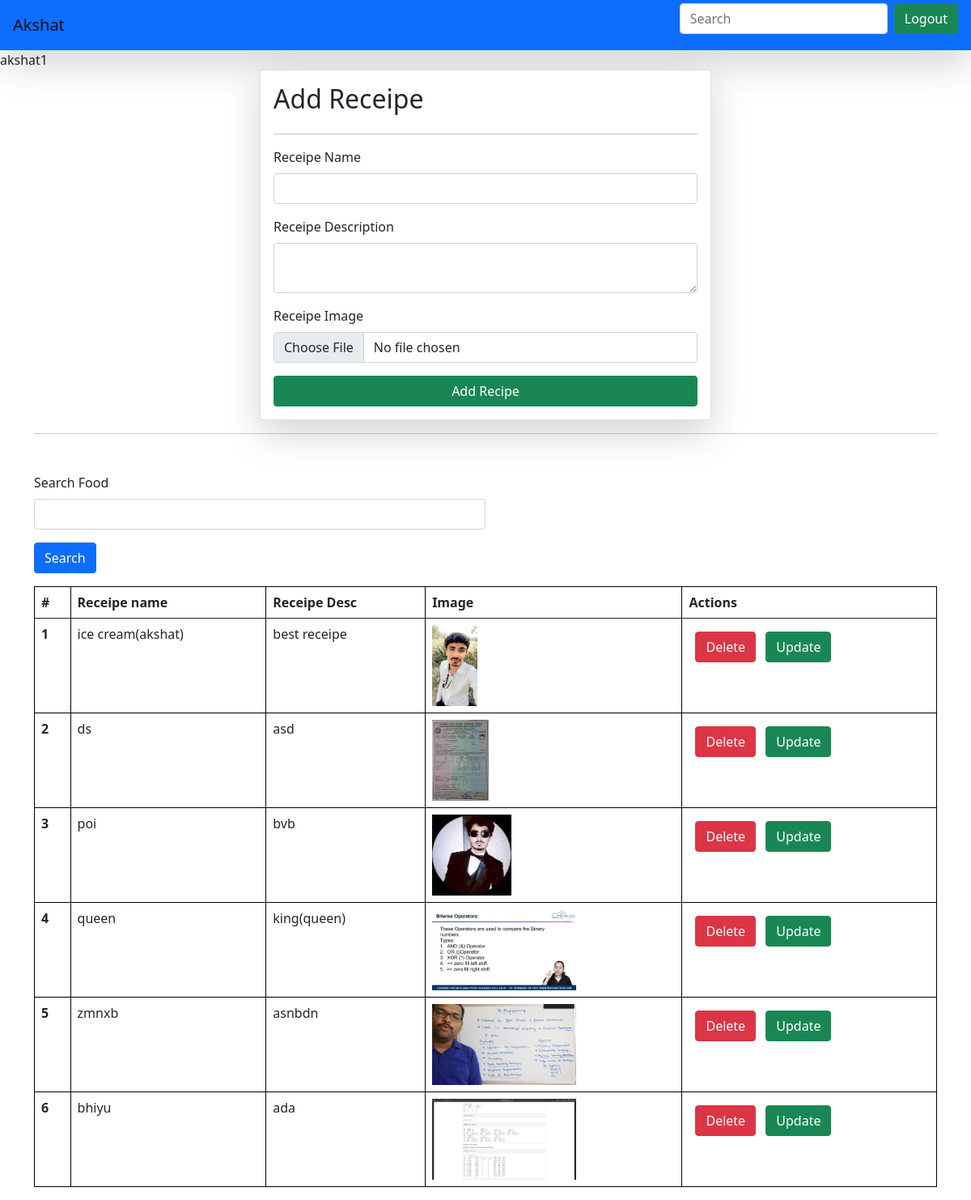
The page /receipes/ (signed in) on the database its author committed.
### vege/models.py (models this page shows)
class Receipe(models.Model):
    user = models.ForeignKey(User , on_delete=models.SET_NULL , null = True , blank=True)
    receipe_name = models.CharField(max_length=100)
    receipe_description = models.TextField()
    receipe_image = models.ImageField(upload_to="receipe")
    receipe_view_count = models.IntegerField(default=1)
    is_deleted = models.BooleanField(default=False)

### vege/views.py (the view, shortened to what this page needs)
# urls.py: path('receipes/', receipe , name="receipes"),
@login_required(login_url="/login/")
def receipe(request):
    queryset = Receipe.objects.all()
    if request.GET.get('search'):
        queryset = queryset.filter(receipe_name__icontains = request.GET.get('search'))
    context = {'receipes':queryset}
    return render(request, "receipes.html",context)

### vege/templates/receipes.html (shortened to what this page needs)
{% extends "base.html" %}
{% block start %}
{{request.user}}
<div class="container">
    <form class="col-6 mx-auto card p-3 shadow-lg" method='post' enctype="multipart/form-data">
        <h2>Add Receipe</h2>
        <hr>
        <div class="mb-3">
          <label for="exampleInputEmail1" class="form-label">Receipe Name</label>
          <input name = "receipe_name" required type="text" class="form-control">
        </div>
        <div class="mb-3">
          <label for="exampleInputPassword1"  class="form-label">Receipe Description</label>
          <textarea class="form-control" name = "receipe_description" required></textarea>
        </div>
        <div class="mb-3">
            <label for="exampleInputPassword1" class="form-label">Receipe Image</label>
            <input name = "receipe_image"  type="file" class="form-control">
          </div>
        <button type="submit" class="btn btn-success">Add Recipe</button>
    </form>
      <hr>
      <div class="mt-5">
        <div class="mt-auto col-6">
          <form>
          <div class="mb-3">
            <label for="exampleInputEmail1" class="form-label">Search Food</label>
            <input name = "search" type="text" class="form-control">
          </div>
          <button type="submit" class="btn btn-primary">Search</button>
        </form>
        </div>
      </div>
      <table class="table">
        <thead>
          <tr>
            <th scope="col">#</th>
            <th scope="col">Receipe name</th>
            <th scope="col">Receipe Desc</th>
            <th scope="col">Image</th>
            <th scope="col">Actions</th>
          </tr>
        </thead>
        <tbody>
            {% for receipe in receipes%}
          <tr>
            <th scope="row">{{forloop.counter}}</th>
            <td>{{receipe.receipe_name}}</td>
            <td>{{receipe.receipe_description}}</td>
            <td>
              <img src="/media/{{receipe.receipe_image}}"style="height:100px"></td>
              <td>
                <a href="/delete-receipe/{{receipe.id}}/" class="btn btn-danger m-2">Delete</a>
                <a href="/update-receipe/{{receipe.id}}/" class="btn btn-success">Update</a>
              </td>
          </tr>
          {% endfor %}
        </tbody>
      </table>
    </div>
{% endblock %}

### home/templates/base.html (shortened to what this page needs)
<html>
    <head>
        <link href="https://cdn.jsdelivr.net/npm/bootstrap@5.0.2/dist/css/bootstrap.min.css" rel="stylesheet">
    </head>
    <body>
        <nav class="navbar dark p-1 navbar-light bg-primary shadow-lg">
            <div class="container-fluid">
              <a class="navbar-brand">Akshat</a>
              <form class="d-flex">
                <input class="form-control me-2" type="search" placeholder="Search" aria-label="Search">
            {% if request.user.is_authenticated %}
                <a href="/logout/" class="btn btn-success" type="submit">Logout</a>
            {% else %}
            <a href="/login/" class="btn btn-success" type="submit">Login</a>
                {% endif %}
            </form>
            </div>
          </nav>
        {% block start %}
        {% endblock  %}
    </body>
</html>

### home/templates/base.html (style rules this page uses)
table, th, td { border: 1px solid black; }

### rows shown on the page
Receipe: receipe_name "ice cream(akshat)", receipe_description "best receipe", receipe_image (picture)
Receipe: receipe_name "ds", receipe_description "asd", receipe_image (picture)
Receipe: receipe_name "poi", receipe_description "bvb", receipe_image (picture)
Receipe: receipe_name "queen", receipe_description "king(queen)", receipe_image (picture)
Receipe: receipe_name "zmnxb", receipe_description "asnbdn", receipe_image (picture)
Receipe: receipe_name "bhiyu", receipe_description "ada", receipe_image (picture)

### other values the page prints
{{ request.user }} "akshat1"
